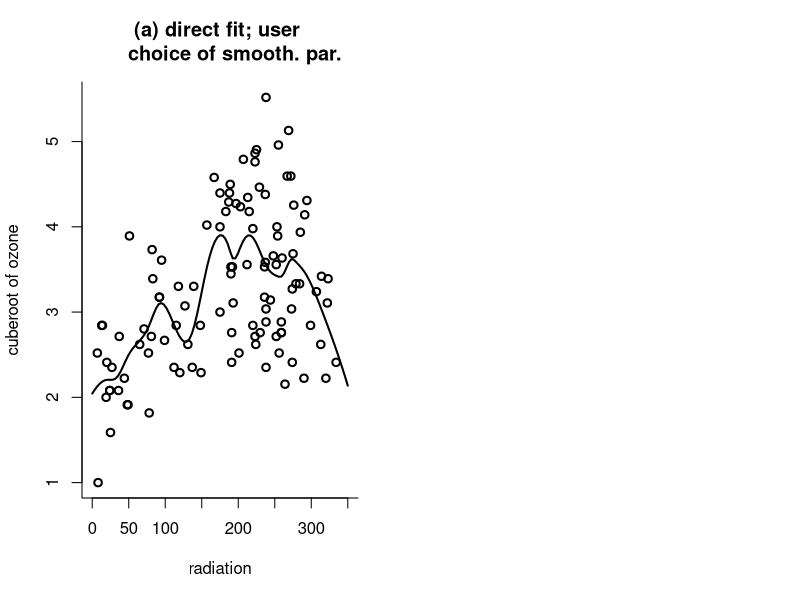

Here is the R script that generated this plot: (Note: this script raises an error after producing the figure.)
########## R script: WandOrmerod08 ##########

# Code corresonding to the appendix of the paper: Wand, M.P. & Ormerod, J.T.
# (2008).  `On semiparametric regression with O'Sullivan penalised splines'.

# Last changed: 29 APR 2010

# Direct scatterplot smoothing with user choice of smoothing parameter
# --------------------------------------------------------------------

# Obtain scatterplot data corresponding to environmental data from the R package
# `lattice'. Set up plotting grid, knots and smoothing parameter:

library(lattice)
attach(environmental)
x <- radiation
y <- ozone^(1/3)
a <- 0
b <- 350
xg <- seq(a, b, length = 101)
numIntKnots <- 20
lambda <- 1000

# Set up the design matrix and related quantities:

library(splines)
intKnots <- quantile(unique(x), seq(0, 1, length = (numIntKnots + 2))[-c(1, (numIntKnots + 
    2))])
names(intKnots) <- NULL
B <- bs(x, knots = intKnots, degree = 3, Boundary.knots = c(a, b), intercept = TRUE)
BTB <- crossprod(B, B)
BTy <- crossprod(B, y)

# Create the Omega matrix:

formOmega <- function(a, b, intKnots) {
    allKnots <- c(rep(a, 4), intKnots, rep(b, 4))
    K <- length(intKnots)
    L <- 3 * (K + 8)
    xtilde <- (rep(allKnots, each = 3)[-c(1, (L - 1), L)] + rep(allKnots, each = 3)[-c(1, 
        2, L)])/2
    wts <- rep(diff(allKnots), each = 3) * rep(c(1, 4, 1)/6, K + 7)
    Bdd <- spline.des(allKnots, xtilde, derivs = rep(2, length(xtilde)), outer.ok = TRUE)$design
    Omega <- t(Bdd * wts) %*% Bdd
    return(Omega)
}

Omega <- formOmega(a, b, intKnots)

# Obtain the coefficients:

nuHat <- solve(BTB + lambda * Omega, BTy)

# For large K the following alternative Cholesky-based approach can be
# considerably faster (O(K), because B'B+ lambda*Omega is banded diagonal):

cholFac <- chol(BTB + lambda * Omega)
nuHat <- backsolve(cholFac, forwardsolve(t(cholFac), BTy))

# Display the fit:

Bg <- bs(xg, knots = intKnots, degree = 3, Boundary.knots = c(a, b), intercept = TRUE)
fhatg <- Bg %*% nuHat
par(mfrow = c(1, 2))
plot(x, y, xlim = range(xg), bty = "l", type = "n", xlab = "radiation", ylab = "cuberoot of ozone", 
    main = "(a) direct fit; user 
     choice of smooth. par.")
lines(xg, fhatg, lwd = 2)
points(x, y, lwd = 2)

# Mixed model scatterplot smoothing with REML choice of smoothing parameter
# -------------------------------------------------------------------------

# Obtain the spectral decomposition of $\\bOmega$:

eigOmega <- eigen(Omega)

# Obtain the matrix for linear transformation of $\\bB$ to $\\bZ$:

indsZ <- 1:(numIntKnots + 2)
UZ <- eigOmega$vectors[, indsZ]
LZ <- t(t(UZ)/sqrt(eigOmega$values[indsZ]))

# Perform stability check:

indsX <- (numIntKnots + 3):(numIntKnots + 4)
UX <- eigOmega$vectors[, indsX]
L <- cbind(UX, LZ)
stabCheck <- t(crossprod(L, t(crossprod(L, Omega))))
if (sum(stabCheck^2) > 1.0001 * (numIntKnots + 2)) print("WARNING: NUMERICAL INSTABILITY ARISING FROM SPECTRAL DECOMPOSITION")

# Form the X and Z matrices:

X <- cbind(rep(1, length(x)), x)
Z <- B %*% LZ

# Fit using lme() with REML choice of smoothing parameter:

library(nlme)
group <- rep(1, length(x))
gpData <- groupedData(y ~ x | group, data = data.frame(x, y))
fit <- lme(y ~ -1 + X, random = pdIdent(~-1 + Z), data = gpData)

# Extract coefficients and plot scatterplot smooth over a grid:

betaHat <- fit$coef$fixed
uHat <- unlist(fit$coef$random)
Zg <- Bg %*% LZ
fhatgREML <- betaHat[1] + betaHat[2] * xg + Zg %*% uHat
plot(x, y, xlim = range(xg), bty = "l", type = "n", xlab = "radiation", ylab = "cuberoot of ozone", 
    main = "(b) mixed model fit; 
      REML choice of smooth. par.")
lines(xg, fhatgREML, lwd = 2)
points(x, y, lwd = 2)

cat("Hit Enter to continue\n")
ans <- readline()

# Fitting an additive mixed model -------------------------------

# The spinal bone mineral density data of Bachrach et al (1999) are not publicly
# available. Therefore we will illustrate fitting of additive mixed models using
# simulated data.  For simplicity we will use two ethnicity categories rather
# than four.

# Generated data:

set.seed(394600)
m <- 230
nVals <- sample(1:4, m, replace = TRUE)
betaVal <- 0.1
sigU <- 0.25
sigEps <- 0.05
f <- function(x) return(1 + pnorm((2 * x - 36)/5)/2)
U <- rnorm(m, 0, sigU)
age <- NULL
ethnicity <- NULL
Uvals <- NULL
idNum <- NULL
for (i in 1:m) {
    idNum <- c(idNum, rep(i, nVals[i]))
    stt <- runif(1, 8, 28 - (nVals[i] - 1))
    age <- c(age, seq(stt, by = 1, length = nVals[i]))
    xCurr <- sample(c(0, 1), 1)
    ethnicity <- c(ethnicity, rep(xCurr, nVals[i]))
    Uvals <- c(Uvals, rep(U[i], nVals[i]))
}

epsVals <- rnorm(sum(nVals), 0, sigEps)
SBMD <- f(age) + betaVal * ethnicity + Uvals + epsVals

# Set up basic variables for the spline component:

a <- 8
b <- 28
numIntKnots <- 15
intKnots <- quantile(unique(age), seq(0, 1, length = (numIntKnots + 2))[-c(1, (numIntKnots + 
    2))])

# Obtain the spline component of the Z matrix:

B <- bs(age, knots = intKnots, degree = 3, Boundary.knots = c(a, b), intercept = TRUE)
Omega <- formOmega(a, b, intKnots)
eigOmega <- eigen(Omega)
indsZ <- 1:(numIntKnots + 2)
UZ <- eigOmega$vectors[, indsZ]
LZ <- t(t(UZ)/sqrt(eigOmega$values[indsZ]))
ZSpline <- B %*% LZ

# Obtain the X matrix.

X <- cbind(rep(1, length(SBMD)), age, ethnicity)

# Set up variables required for fitting via lme().  Note that the random
# intercept is taken care of via the tree identification numbers variable
# `idNum', and that explicit formation of the random effect contribution to the Z
# matrix is not required.

groupVec <- factor(rep(1, length(SBMD)))
ZBlock <- list(list(groupVec = pdIdent(~ZSpline - 1)), list(idNum = pdIdent(~1)))
ZBlock <- unlist(ZBlock, recursive = FALSE)
dataFr <- groupedData(SBMD ~ ethnicity | groupVec, data = data.frame(SBMD, X, ZSpline, 
    idNum))
fit <- lme(SBMD ~ -1 + X, data = dataFr, random = ZBlock)
betaHat <- fit$coef$fixed
uHat <- unlist(fit$coef$random)
uSplineHat <- uHat[1:ncol(ZSpline)]

# Plot the data and fitted curve estimates together:

ng <- 101
ageg <- seq(a, b, length = ng)
Bg <- bs(ageg, knots = intKnots, degree = 3, Boundary.knots = c(a, b), intercept = TRUE)
ZgSpline <- Bg %*% LZ

plotMatrix0 <- cbind(rep(1, ng), ageg, rep(0, ng), ZgSpline)
fhatgREML <- plotMatrix0 %*% c(betaHat, uSplineHat)

xLabs <- paste("ethnicity =", as.character(ethnicity))
pobj <- xyplot(SBMD ~ age | xLabs, groups = idNum, xlab = "age (years)", ylab = "spinal bone mineral density", 
    subscripts = TRUE, panel = function(x, y, subscripts, groups) {
        panel.grid()
        panel.superpose(x, y, subscripts, groups, type = "b", col = "grey60", pch = 16)
        panelInd <- any(ethnicity[subscripts] == 1)
        panel.xyplot(ageg, fhatgREML + panelInd * betaHat[3], lwd = 3, type = "l", 
            col = "black")
    })
print(pobj)

# Print approximate 95% confidence intervals for key parameters:

print(intervals(fit))

########## End of WandOrmerod08 ##########
